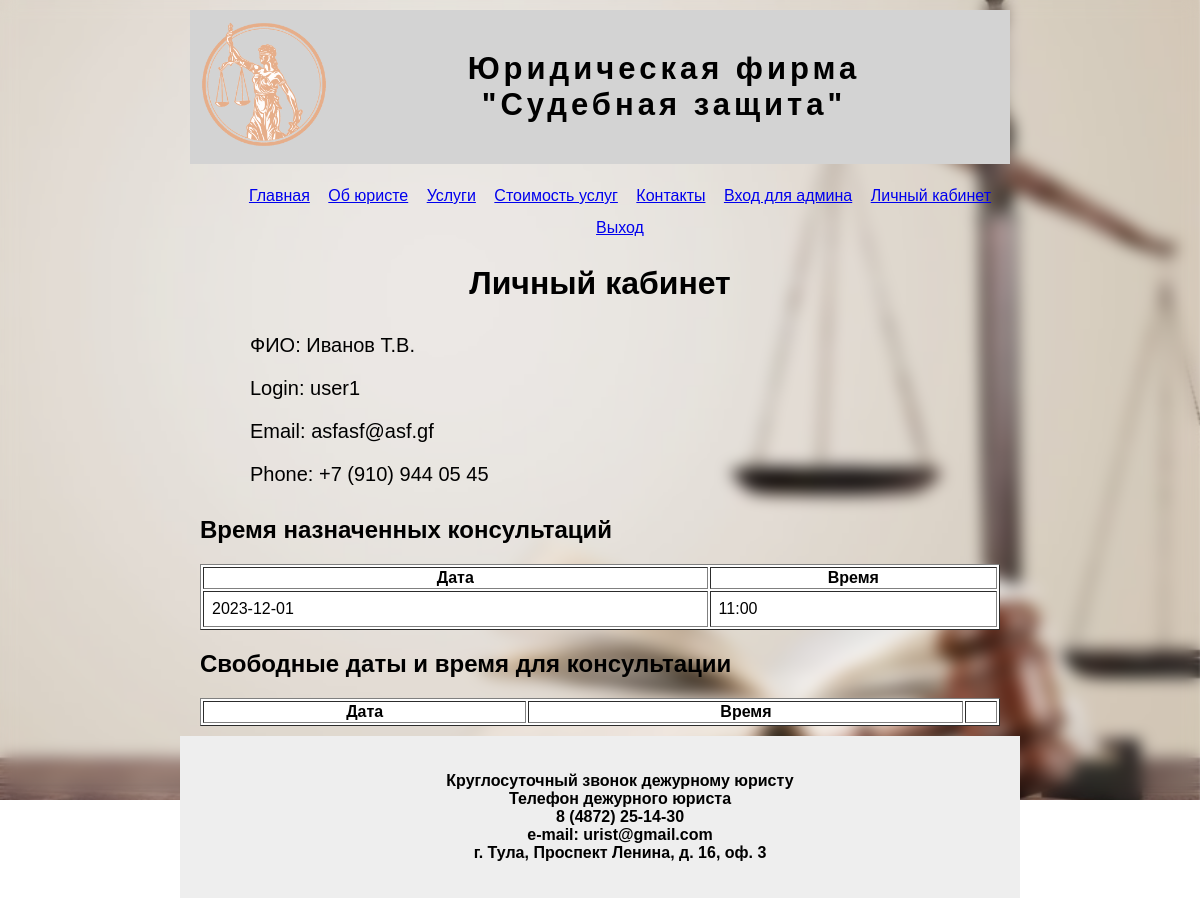
The page /panel (signed in) on the database its author committed.
### tables this page shows
CREATE TABLE users (
 id INTEGER PRIMARY KEY AUTOINCREMENT,
 fio TEXT NOT NULL,
 login TEXT NOT NULL,
 password TEXT NOT NULL,
 email TEXT NOT NULL,
 phone TEXT NOT NULL
);

CREATE TABLE zap (
 id INTEGER PRIMARY KEY AUTOINCREMENT,
 fio TEXT NOT NULL,
 datetime TEXT NOT NULL
 );

### app.py (the view)
@app.route('/panel', methods=('GET', 'POST'))
def panel():
 if 'user' in session:
  login = session['user']
  conn = get_db_connection()
  cursor = conn.cursor()
  suser = cursor.execute('select * from users where login=?', (login,)).fetchone()
  conn.commit()
  datetimes = cursor.execute('select * from freedatetime where status=0 order by datetime').fetchall()
  conn.commit()
  cons = cursor.execute('select * from zap where fio=?', (login,)).fetchall()
  print(cons)
  conn.commit()
  data = dict(fio=suser[1],login=suser[2], email=suser[4],phone=suser[5], cons=cons, datetimes=datetimes)
  return render_template('panel.html', data=data)
 else:
  return redirect('auth')

### app.py (called while the page is built)
def get_db_connection():
 conn = sqlite3.connect('visitka.db')
 cursor = conn.cursor()
 conn.commit()
 return conn

### templates/panel.html (shortened to what this page needs)
{% extends 'main.html' %}
{% block content %}
<h1>Личный кабинет</h1>
<ul class="panel">
    <li>ФИО: {{data.fio}}</li>
     <li>Login: {{data.login}}</li>
     <li>Email: {{data.email}}</li>
     <li>Phone: {{data.phone}}</li>
</ul>
<h2>Время назначенных консультаций</h2>
<table border="1" align="center" width="100%" style="background: #fff;background: #fff;
    ">
        <tr>
            <th>
                Дата
            </th>
             <th>
                Время
            </th>
        </tr>
        {% for z in data.cons %}
            <tr>
                 <td style="padding: 8px">{{z[2][:10]}}</td>
                 <td style="padding: 8px">{{z[2][11:]}}</td>
            </tr>
        {% endfor %}
    </table>
<h2>Свободные даты и время для консультации</h2>
 <table border="1" align="center" width="100%" style="background: #fff;background: #fff;
    ">
        <tr>
            <th>
                Дата
            </th>
             <th>
                Время
            </th>
            <th>
            </th>
        </tr>
    </table>
{% endblock %}

### static/app.css (style rules this page uses)
body { margin: 0; padding: 0; font-family: Arial; font-size: 16px }
h1 { text-align: center }
.panel { list-style: none; font-size: 20px }
.panel li { padding: 10px }

### rows shown on the page
users: fio "Иванов Т.В.", login "user1", email "asfasf@asf.gf", phone "+7 (910) 944 05 45"
zap: datetime "2023-12-01", datetime "11:00"
